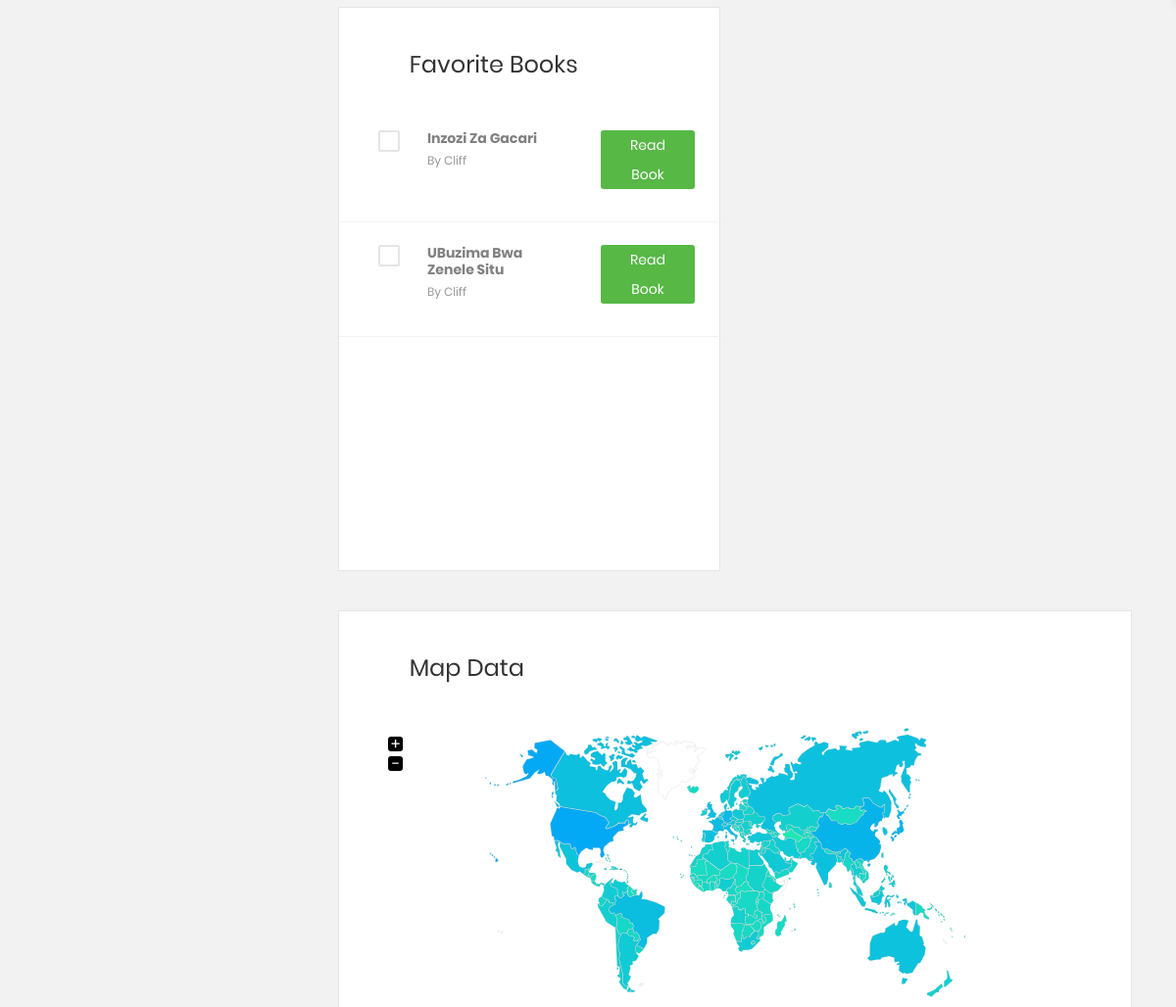
The app's page /master/school_student/index.php (signed in, middle part), older data.
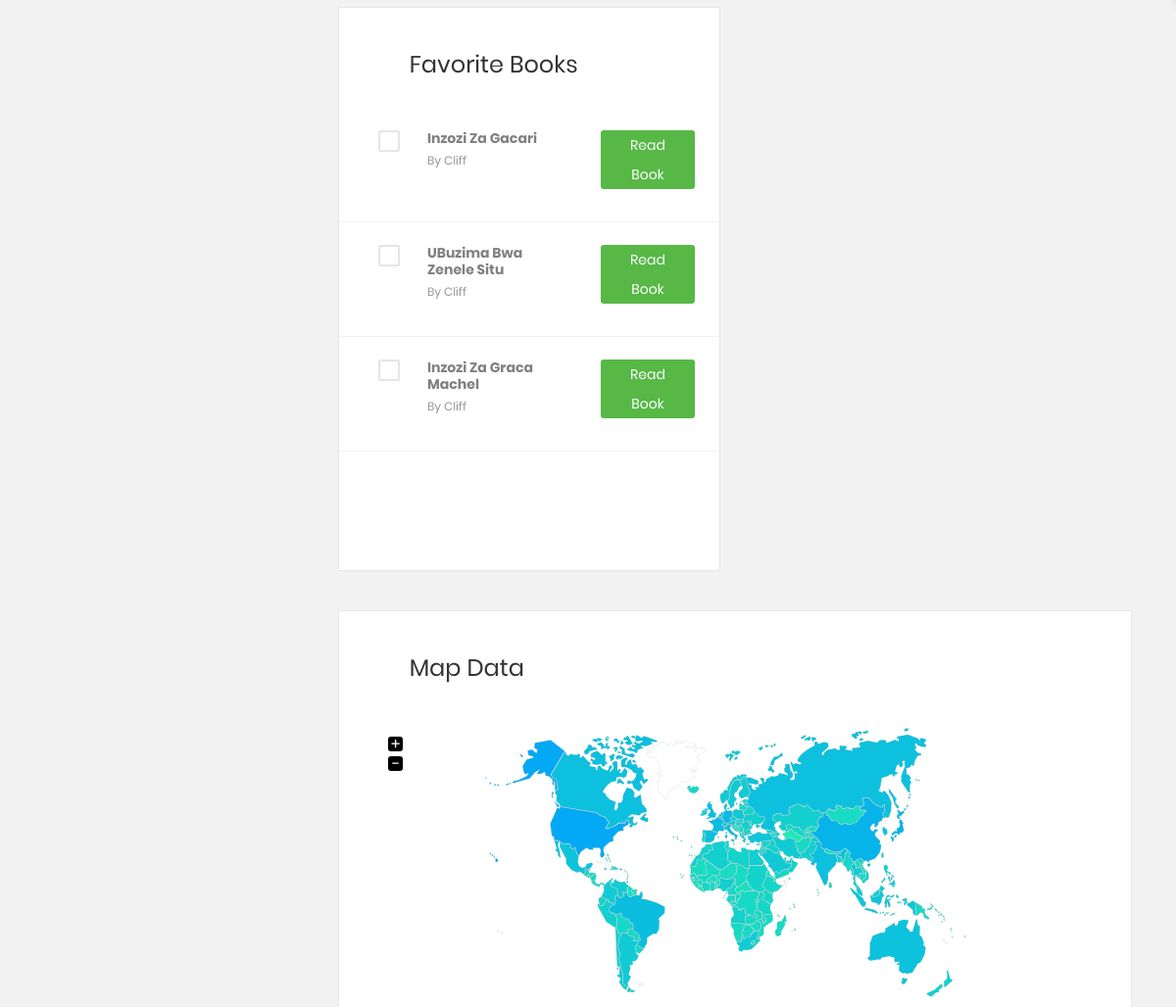
The same page, newer data.
### tables this page shows
CREATE TABLE `school` (
  `school_id` int(250) NOT NULL,
  `sub_id` int(250) NOT NULL,
  `school_name` varchar(250) NOT NULL,
  `school_email` varchar(250) NOT NULL,
  `school_password` varchar(255) NOT NULL,
  `school_tel` varchar(250) NOT NULL,
  `school_status` int(11) NOT NULL,
  `school_profile` varchar(255) NOT NULL
);

CREATE TABLE `favorite` (
  `fav_id` int(11) NOT NULL,
  `student_id` longtext DEFAULT NULL,
  `book_id` longtext DEFAULT NULL,
  `time` timestamp NOT NULL DEFAULT current_timestamp() ON UPDATE current_timestamp()
);

CREATE TABLE `book` (
  `book_id` int(250) NOT NULL,
  `book_author` varchar(250) NOT NULL,
  `book_name` varchar(250) NOT NULL,
  `book_summary` varchar(250) NOT NULL,
  `book_cover` longtext NOT NULL,
  `book_attachment` varchar(250) NOT NULL,
  `level_id` int(250) NOT NULL,
  `book_quiz` longtext NOT NULL
);

### master/school_student/home.php (the view, shortened to what the changed rows need)
<section>
    <br>
    <div class="section__content section__content--p30">
        <?php
            if ($sub_plan != $check_data) {
                ?>
                    <div class="container-fluid">
                        <div class="row">
                            <div class="col-xl-8">
                            </div>
                            <div class="col-xl-4">
                            </div>
                        </div>
                    </div>
                <?php
            }
        ?>
    </div>
</section>
<section>
    <div class="section__content section__content--p30">
        <div class="container-fluid">
            <div class="row">
        <?php
            if ($sub_plan != $check_data) {
                ?>
                    <div class="col-xl-6">
                        <div class="user-data m-b-40">
                            <h3 class="title-3 m-b-30">
                                <i class="zmdi zmdi-book"></i>Favorite Books</h3>
                            <div class="table-responsive table-data">
                                <table class="table">
                                    <tbody>
                                        <?php
                                        $sql3="SELECT * from book,favorite where book.level_id='$s_level' AND book.book_id=favorite.book_id AND favorite.student_id='$s_id' LIMIT 4 ";
                                        $result3=$conn->query($sql3);
                                        while ($row3 = $result3->fetch_assoc()) {
                                        $b_name=$row3['book_name'];
                                        $b_author=$row3['book_author'];
                                        ?>
                                        <tr>
                                            <td>
                                                <label class="au-checkbox">
                                                    <span class="au-checkmark"></span>
                                                </label>
                                            </td>
                                            <td>
                                                <div class="table-data__info">
                                                    <h6><b><?php echo $b_name ?></b></h6>
                                                    <span>
                                                        <a href="#">By <?php echo $b_author ?></a>
                                                    </span>
                                                </div>
                                            </td>
                                            <td>
                                                <span class="role member">
                                                    <form action="index.php?read_book_content" method="post">
                                                        <button style="padding-right: 5px;padding-left: 5px;color: white;">Read Book</button>
                                                    </form>
                                                </span>
                                            </td>
                                        </tr>
                                    <?php }  ?>
                                    </tbody>
                                </table>
                            </div>
                        </div>
                    </div>
                <?php
            }
        ?>
                <div class="col-lg-12">
                    <div class="map-data m-b-40">
                        <h3 class="title-3 m-b-30">
                            <i class="zmdi zmdi-map"></i>map data</h3>
                        <div class="map-wrap m-t-45 m-b-80">
                            <div id="vmap" style="height: 284px;"></div>
                        </div>
                    </div>
                </div>
            </div>
        </div>
    </div>
</section>

### master/school_student/index.php (shortened to what the changed rows need)
<!DOCTYPE html>
<?php
include "../config/connection.php";
if(isset($_SESSION['school_student_twis_data_2020']) == false){
    header("Location:../login.php");
}else{
    ?>
                                <?php
                                $sql1="SELECT * from student where student_username='$_SESSION[school_student_twis_data_2020]'";
                                $result1=$conn->query($sql1);
                                while ($row1 = $result1->fetch_assoc()) {
                                $s_id=$row1['student_id'];
                                $school=$row1['school_id'];
                                $s_level=$row1['level_id'];
                                $sql2="SELECT * FROM school where school_id='$school' ";
                                $result2=$conn->query($sql2);
                                while ($row2 = $result2->fetch_assoc()) {
                                    $sub_plan=$row2['sub_id'];
                                    ?>
<html lang="en">
<head>
    <link href="../assets/css/font-face.css" rel="stylesheet" media="all">
    <link href="../assets/vendor/font-awesome-4.7/css/font-awesome.min.css" rel="stylesheet" media="all">
    <link href="../assets/vendor/font-awesome-5/css/fontawesome-all.min.css" rel="stylesheet" media="all">
    <link href="../assets/vendor/mdi-font/css/material-design-iconic-font.min.css" rel="stylesheet" media="all">
    <link href="../assets/vendor/bootstrap-4.1/bootstrap.min.css" rel="stylesheet" media="all">
    <link href="../assets/vendor/animsition/animsition.min.css" rel="stylesheet" media="all">
    <link href="../assets/vendor/bootstrap-progressbar/bootstrap-progressbar-3.3.4.min.css" rel="stylesheet" media="all">
    <link href="../assets/vendor/wow/animate.css" rel="stylesheet" media="all">
    <link href="../assets/vendor/css-hamburgers/hamburgers.min.css" rel="stylesheet" media="all">
    <link href="../assets/vendor/slick/slick.css" rel="stylesheet" media="all">
    <link href="../assets/vendor/select2/select2.min.css" rel="stylesheet" media="all">
    <link href="../assets/vendor/perfect-scrollbar/perfect-scrollbar.css" rel="stylesheet" media="all">
    <link href="../assets/vendor/vector-map/jqvmap.min.css" rel="stylesheet" media="all">
    <link href="../assets/css/theme.css" rel="stylesheet" media="all">
</head>
<body class="animsition">
    <div class="page-wrapper">
        <div class="page-container2">
    <?php
        $check_data=0;
            ?>
            <?php
        if(isset($_GET['home']))
        {
            include("home.php");
        }
         elseif(isset($_GET['view_book']))
        {
            include("view_books.php");
        }
         elseif(isset($_GET['read_book_content']))
        {
            include("read_book.php");
        }
         elseif(isset($_GET['settings']))
        {
            include("settings.php");
        }
        elseif(isset($_GET['profile']))
        {
            include("profile.php");
        }
         elseif(isset($_GET['update_profile']))
        {
            include("complete_profile_update_data.php");
        }
         elseif(isset($_GET['add_favorite']))
        {
            include("create_favorite.php");
        }
         elseif(isset($_GET['remarks']))
        {
            include("remarks.php");
        }
         elseif(isset($_GET['send_remarks']))
        {
            include("send_remarks.php");
        }
         else
        {
            include("home.php");
        }
        ?>
        </div>
    </div>
</body>
</html>
<?php
}
}
}
?>

Row changes from the older to the newer data that the page shows:
added favorite: book.book_name "Inzozi Za Graca Machel", book.book_author "Cliff"
